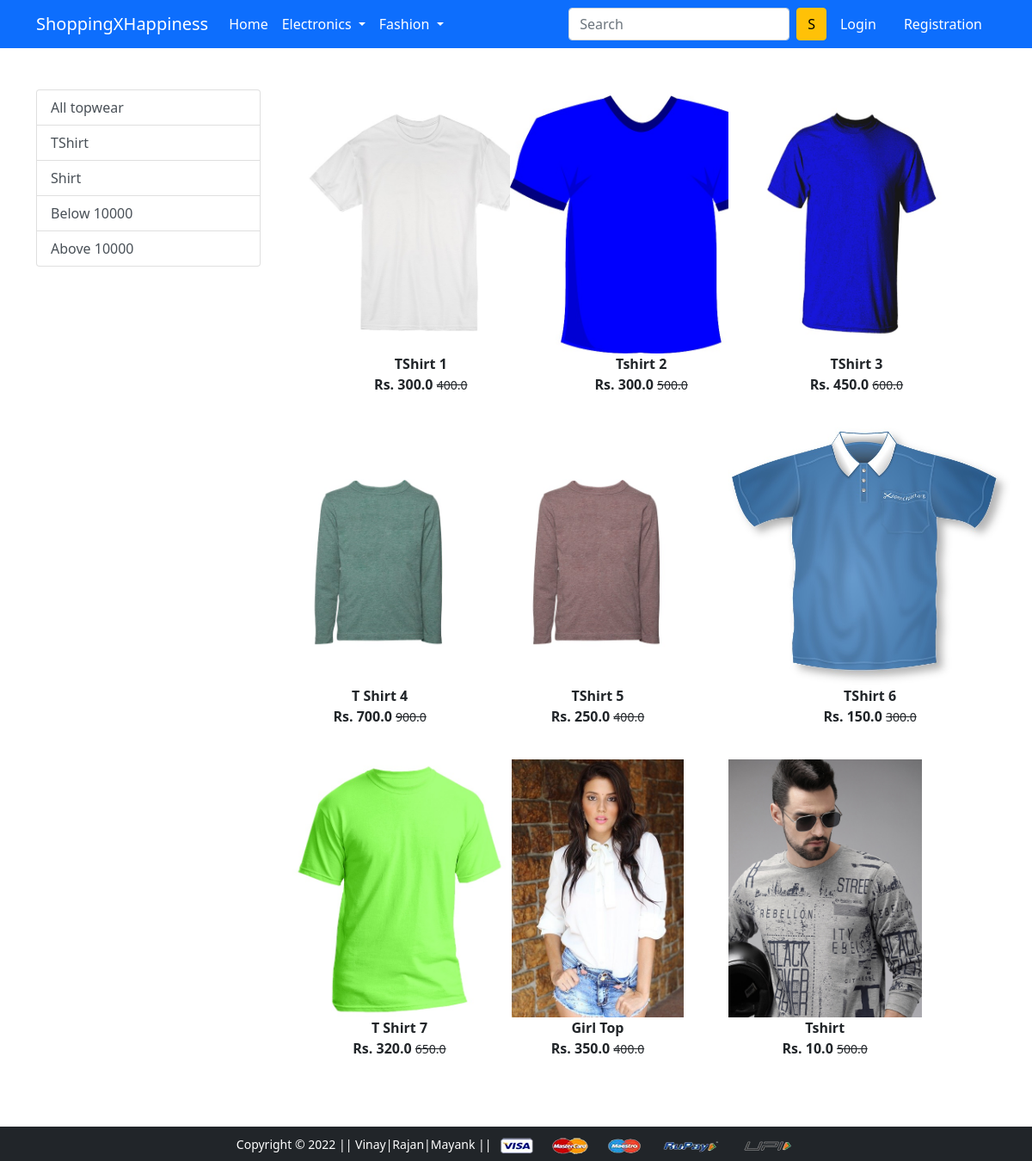
Screenshot of /topwear/ with the database file from the repository.
### app/models.py (models this page shows, shortened)
class Product(models.Model):
 title = models.CharField(max_length=100)
 selling_price = models.FloatField()
 discounted_price = models.FloatField()
 description = models.TextField()
 brand = models.CharField(max_length=100)
 category = models.CharField( choices=CATEGORY_CHOICES, max_length=2)
 product_image = models.ImageField(upload_to='productimg')

### app/views.py (the view)
# urls.py: path('topwear/', views.topwear, name='topwear'),
def topwear(request, data=None):
	totalitem = 0
	if request.user.is_authenticated:
		totalitem = len(Cart.objects.filter(user=request.user))
	if data==None :
			topwears = Product.objects.filter(category='TW')
	elif data == 'TShirt' or data == 'Shirt':
			topwears = Product.objects.filter(category='TW').filter(brand=data)
	elif data == 'below':
			topwears = Product.objects.filter(category='TW').filter(discounted_price__lt=1000)
	elif data == 'above':
			topwears = Product.objects.filter(category='TW').filter(discounted_price__gt=1000)
	return render(request, 'app/top.html', {'topwears':topwears, 'totalitem':totalitem})

### app/templates/app/top.html (shortened to what this page needs)
{% extends 'app/base.html' %}
{% load static %}
{% block main-content %}
<div class="container my-5">
 <div class="row">
  <div class="col-sm-3">
   <div class="list-group">
     <a href="{% url 'topwear' %}" class="list-group-item list-group-item-action" aria-current="true">All topwear</a>
     <a href="{% url 'topweardata' 'TShirt'  %}" class="list-group-item list-group-item-action" aria-current="true">TShirt</a>
     <a href="{% url 'topweardata' 'Shirt'  %}" class="list-group-item list-group-item-action">Shirt</a>
     <a href="{% url 'topweardata' 'below'  %}" class="list-group-item list-group-item-action">Below 10000</a>
     <a href="{% url 'topweardata' 'above'  %}" class="list-group-item list-group-item-action">Above 10000</a>
   </div>
  </div>
  <div class="col-sm-8">
   <div class="row">
    {% for product in topwears %}
     <div class="col-sm-4 text-center mb-4">
      <a href="{% url 'product-detail' product.id %}" class="btn">
       <div class="item">
        <img src="{{product.product_image.url}}" alt="" height="300" class="">
        <div class="fw-bold">{{product.title}}</div>
        <div class="fw-bold">Rs. {{product.discounted_price}} <small class="fw-light text-decoration-line-through">{{product.selling_price}}</small></div>
       </div>
      </a>
     </div>
    {% endfor %}
   </div>
  </div>
 </div>
</div>
{% endblock main-content %}

### rows the page displays
Product: product_image (picture), title "TShirt 1", discounted_price "300.0", selling_price "400.0"
Product: product_image (picture), title "Tshirt 2", discounted_price "300.0", selling_price "500.0"
Product: product_image (picture), title "TShirt 3", discounted_price "450.0", selling_price "600.0"
Product: product_image (picture), title "T Shirt 4", discounted_price "700.0", selling_price "900.0"
Product: product_image (picture), title "TShirt 5", discounted_price "250.0", selling_price "400.0"
Product: product_image (picture), title "TShirt 6", discounted_price "150.0", selling_price "300.0"
Product: product_image (picture), title "T Shirt 7", discounted_price "320.0", selling_price "650.0"
Product: product_image (picture), title "Girl Top", discounted_price "350.0", selling_price "400.0"
Product: product_image (picture), title "Tshirt", discounted_price "10.0", selling_price "500.0"
